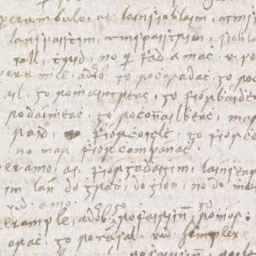
#> input picture Code/images/set3_pic1.png, 256 x 256 px, found by its file name
$ python color_separation_single_sparse.py
#> lines starting #> are read from the running program, lines starting #| are printed output that depends on the picture; long printed decimals are rounded
#!/usr/bin/env python3
# -*- coding: utf-8 -*-
"""
Created on Thu Dec 10 14:43:07 2020

@author: fangchenfeng
"""
from __future__ import division
import matplotlib.pyplot as plt
import matplotlib.image as mpimg
from skimage.color import rgba2rgb
import numpy as np
import scipy.linalg as la
import pywt
from skimage.restoration import (denoise_wavelet, denoise_tv_chambolle, denoise_nl_means)

np.random.seed(1)
# import the color image
pic_set = 3
# convert from rgba to rgb
img1=rgba2rgb(mpimg.imread('./images/set'+ str(pic_set) + '_pic1.png'))
img2=rgba2rgb(mpimg.imread('./images/set'+ str(pic_set) + '_pic2.png'))
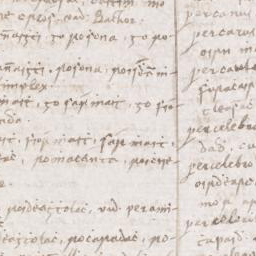
#> input picture Code/images/set3_pic2.png, 256 x 256 px, found by its file name

# I get only the R channel
img1 = np.squeeze(img1[:,:,1])
#> img1: shape (256, 256) float32
img2 = np.squeeze(img2[:,:,1])
#> img2: shape (256, 256) float32

# show the two original color images
plt.figure()
plt.subplot(121)
plt.imshow(img1, cmap = 'gray')
plt.title('Original image1 R')
plt.axis('off')

plt.subplot(122)
plt.imshow(img2, cmap = 'gray')
plt.title('Original image2 R')
plt.axis('off')

image_size = img1.shape
#> image_size = (256, 256)

def whiten_projection(S):
    """
    This function does the whitening projection with PCA
    """
    R = np.dot(S, S.T)
    W = la.sqrtm(np.linalg.inv(R))
    return np.dot(W, S)

def image_to_vec(im1, im2):
    """
    The inputs im1 and im2 are single channel images
    """

    S = np.zeros((2, image_size[0]*image_size[1]))
    S[0,:] = np.reshape(im1, [1, -1])
    S[1,:] = np.reshape(im2, [1, -1])

    return S

def vec_to_image(S):
    """
    The size of S should be 2 times T
    """
    im1 = np.reshape(S[0,:], image_size)
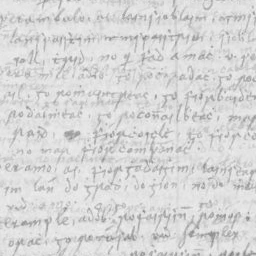
#> im1: shape (256, 256) float64; min 0.512, max 0.95, mean 0.846
    im2 = np.reshape(S[1,:], image_size)
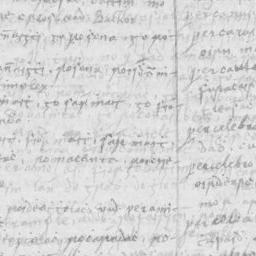
#> im2: shape (256, 256) float64; min 0.512, max 0.956, mean 0.847

    return im1, im2

def one_channel_mix(im1, im2, A):

    # channel R
    S = image_to_vec(im1, im2)
    X = np.dot(A, S)
    x1, x2 = vec_to_image(X)

    return x1, x2


def soft_proximal(S, value):
    """
    This function does the soft-thresholding
    """
    return pywt.threshold(S, value, 'soft')

def positive_proj(S):

    S = np.where(S<0, 0, S)
    S = np.where(S>1, 0, S)

    return S

def wavelet_proj(S, value):
    """
    Wavelet denoising of a single channel
    """
    se1, se2 = vec_to_image(S)
    se1 = denoise_wavelet(se1, sigma = lambda_this, multichannel = False, convert2ycbcr = False,
                           method='BayesShrink', mode='soft',
                           rescale_sigma = True)

    se2 = denoise_wavelet(se2, sigma = lambda_this, multichannel = False, convert2ycbcr = False,
                           method='BayesShrink', mode='soft',
                           rescale_sigma = True)

    S = image_to_vec(se1, se2)

    return S

def sum_to_one_proj(A):

    A = np.where(np.isnan(A), 0, A)

    A[:,0] = A[:,0]/(A[0,0] + A[1,0])

    A[:,1] = A[:,1]/(A[1,1] + A[0,1])

    return A

def col_norm_proj(A):
    """
    Here we normalise each column of the input matrix A

    """
    A[:,0] = A[:,0]/np.linalg.norm(A[:,0])
    A[:,1] = A[:,1]/np.linalg.norm(A[:,1])

    return A


def decorrelation_s(S):

    # I get rid of the mean value first
    m1 = np.mean(S[0,:])
    m2 = np.mean(S[1,:])

    S[0,:] = S[0,:] - m1
    S[1,:] = S[1,:] - m2

    e1 = np.linalg.norm(S[0,:])
    e2 = np.linalg.norm(S[1,:])

    S = whiten_projection(S)
    # get the mean and norm back
    S[0,:] = S[0,:]*e1
    S[1,:] = S[1,:]*e2

    S[0,:] = S[0,:] + m1
    S[1,:] = S[1,:] + m2

    return S


mixing_matrix = np.array([[0.7, 0.3], [0.3, 0.7]]) # In this case,

# img1 = img1 - np.mean(img1)
# img2 = img2 - np.mean(img2)

x1, x2 = one_channel_mix(img1, img2, mixing_matrix)

plt.figure()
plt.subplot(121)
plt.imshow(x1, cmap = 'gray')
plt.title('Mixed image1 R')
plt.axis('off')

plt.subplot(122)
plt.imshow(x2, cmap = 'gray')
plt.title('Mixed image2 R')
plt.axis('off')

# We do the separation here
max_it = 500
se1 = np.copy(x1)
se2 = np.copy(x2)
A = np.identity(2)

lambda_max = 2e-1
lambda_final = 1e-4
lambda_v = np.logspace(np.log10(lambda_max), np.log10(lambda_final), max_it)
S = image_to_vec(se1, se2)
X = image_to_vec(x1, x2)
for it in np.arange(max_it):
    lambda_this = lambda_v[it]
    # The gradient of S
    grad_s = -np.dot(A.T, X - np.dot(A, S))
    # The Lipschitz constant
    Ls = np.linalg.norm(np.dot(A.T, A), ord = 2)
    # Gradient descent
    S = S - grad_s/Ls
    # S = np.dot(A.T, X)

    # Proximal
    S = soft_proximal(S, lambda_this)
    # S = wavelet_proj(S, lambda_this)
    # decorrelation projection
    S = decorrelation_s(S)
    # zero one constrain
    S = positive_proj(S)
    # update A
    grad_A = -np.dot(X - np.dot(A, S), S.T)
    # Lischitz constant
    La = np.linalg.norm(np.dot(S, S.T), ord = 2)
    # Gradient descent
    A = A - grad_A/La
    # Proximal
    A = sum_to_one_proj(A)
#> this loop made 500 passes
#> (m1 in decorrelation_s, m2 in decorrelation_s, e1 in decorrelation_s, e2 in decorrelation_s, grad_A, La) on passes 1 to 3: (0.646, 0.647, 15.79, 14.75, [[-8455.3, -8565.8], [-8565.6, -8461.6]], 55048.6), (0.649, 0.65, 17.33, 16.12, [[-8372.5, -8452.7], [-8450.8, -8380.8]], 55608.8), (0.652, 0.653, 18.68, 17.34, [[-8290.3, -8338], [-8334.3, -8300.3]], 56162.1)
    #A = col_norm_proj(A)


print(mixing_matrix)
print(A)
#| [[0.6445  0.3566]
#|  [0.3555  0.6434]]
se1, se2 = vec_to_image(S)

plt.figure()
plt.subplot(121)
plt.imshow(se1, cmap = 'gray')
plt.title('Estimated image1 R')
plt.axis('off')

plt.subplot(122)
plt.imshow(se2, cmap = 'gray')
plt.title('Estimated image2 R')
plt.axis('off')
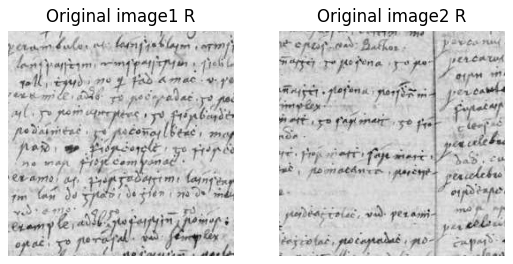
#> figure drawn by matplotlib, 2 panels
